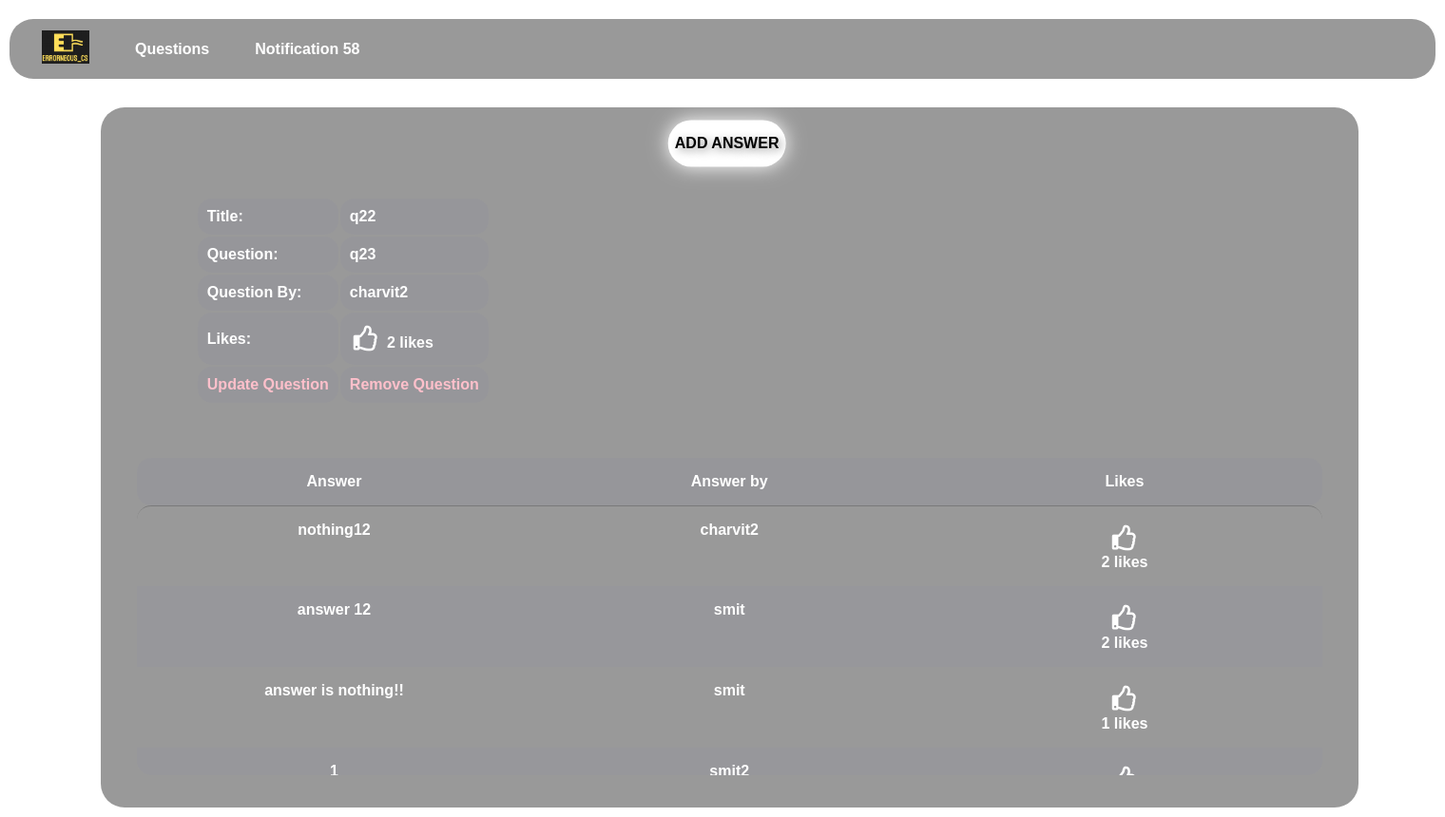
The app's page /question/2/ (signed in) with its own data.
### question/models.py (models this page shows, shortened)
class Question(models.Model):
    title = models.CharField(max_length=30)
    question = models.CharField(max_length=300)
    auth = models.ForeignKey(
        Account, on_delete=models.CASCADE, related_name='owner', blank=True)
    like = models.ManyToManyField(
        Account, related_name="question_like", default=0, blank=True)
    created = models.DateTimeField(auto_now_add=True)
    updated = models.DateTimeField(auto_now=True)

class Answer(models.Model):
    answer = models.CharField(max_length=300)
    question = models.ForeignKey(
        Question, on_delete=models.CASCADE, related_name="question_answer", blank=True)
    auth = models.ForeignKey(
        Account, on_delete=models.CASCADE, related_name="auth_answer", blank=True)
    like = models.ManyToManyField(
        Account, related_name="answer_like", default=None, blank=True)
    created = models.DateTimeField(auto_now_add=True)
    updated = models.DateTimeField(auto_now=True)

### account/models.py (models this page shows, shortened)
class Account(AbstractBaseUser):
    email = models.EmailField(verbose_name="email", max_length=60, unique=True)
    username = models.CharField(max_length=30, unique=True)
    date_joined = models.DateTimeField(
        verbose_name='date joined', auto_now_add=True)
    last_login = models.DateTimeField(verbose_name='last login', auto_now=True)
    is_admin = models.BooleanField(default=False)
    is_active = models.BooleanField(default=True)
    is_staff = models.BooleanField(default=False)
    is_superuser = models.BooleanField(default=False)
    profile_image = models.ImageField(max_length=255, upload_to=get_profile_image_filepath,
                                      null=True, blank=True, default=get_default_profile_image)
    hide_email = models.BooleanField(default=True)
    USERNAME_FIELD = 'email'
    REQUIRED_FIELDS = ['username']
    objects = MyAccountManager()
    def __str__(self):
        return self.username

### question/views.py (the view)
# urls.py: path('<question_id>/', question_view, name="question"),
def question_view(request, *args, **kwargs):
    context = {}
    user = request.user
    question_id = kwargs.get("question_id")
    if user.is_authenticated:
        try:
            question = Question.objects.get(id=question_id)
            answer = Answer.objects.filter(question=question)
            account = Account.objects.get(id=user.id)
            answer_owner = answer.filter(auth=account)
        except Question.DoesNotExist:
            return HttpResponse("That question doesn't exist.")
        if question:
            context['question'] = question
        if answer:
            context['answer'] = answer
        is_self = True
        is_friend = False
        if user.is_authenticated and question.auth != user:
            is_self = False
        elif not user.is_authenticated:
            is_self = False
        context['answer_owner'] = answer_owner
        context['is_self'] = is_self
        context['is_friend'] = is_friend
        context['BASE_URL'] = settings.BASE_URL
        context['each'] = True
    return render(request, 'question/eachquestion.html', context)

### notification/views.py (called while the page is built)
def CountNotification(request):
	count_notifications = 0;
	if request.user.is_authenticated:
		count_notifications = Notification.objects.filter(receiver=request.user, is_seen=False).count()
	return {'count_notifications': count_notifications}

### question/templates/question/eachquestion.html (shortened to what this page needs)
{% extends 'account/main.html' %}
{% load static %}
{% block content %}
<div class="each">
  <table>
    <tr>
      <th>
        <button class="button"><a href="{% url 'question:add_answer' question_id=question.id %}" style="text-decoration:none;color:black;"
        >Add Answer</a
        ></button>
      </th>
    </tr>
  </table>
  <br />
  <div class="table2">
    <table>
      <tr>
        <td>Title: </td>
        <td>{{question.title}}</td>
      </tr>
      <tr>
        <td>Question: </td>
        <td>{{question.question}}</td>
      <tr>
        <td>Question By: </td>
        <td>{{question.auth}}</td>
      </tr>
      <tr>
        <td>Likes: </td>
        <td>
          <form
                  action="{% url 'question:question_like' question_id=question.id %}"
                  method="POST"
          >
            {% if user not in question.like.all %}
            <button class="b1"><i class="far fa-thumbs-up fa-2x"></i></button>
            {% else %}
            <button class="b1"><i class="fas fa-thumbs-up fa-2x"></i></button>
            {% endif %}
            <strong>{{question.like.all.count}} likes</strong>
          </form>
        </td>
      </tr>
      {% if is_self %}
      <td>
        <a href="{% url 'question:edit_question' question_id=question.id %}">Update Question</a>
      </td>
      <td>
        <a href="{% url 'question:remove_question' question_id=question.id %}"
        >Remove Question</a>
      </td>
      {% endif %}
      </tr>
    </table>
  </div>
  <br />
  <table class="table-scroll small-first-col;table-view:fixed;">
    <thead>
    <tr>
      <th>Answer</th>
      <th>Answer by</th>
      <th>Likes</th>
    </tr>
    </thead>
    <tbody>
    {% for ans in answer %}
    <tr>
      <th>{{ans.answer}}</th>
      <th>{{ans.auth}}</th>
      <th>
        <form
                action="{% url 'question:like' question_id=question.id %}"
                method="POST"
        >
          {% if user not in ans.like.all %}
          <button class="b1"><i class="far fa-thumbs-up fa-2x"></i></button>
          {% else %}
          <button class="b1"><i class="fas fa-thumbs-up fa-2x"></i></button>
          {% endif %}
        </form>
        <strong>{{ans.like.all.count}} likes</strong>
      </th>
    </tr>
    {% endfor %}
    </tbody>
  </table>
</div>
{% endblock %}

### question/templates/question/eachquestion.html (style rules this page uses)
.each { border-radius: 25px; height: -webkit-fit-content; height: -moz-fit-content; height: fit-content; background-color: rgba(0, 0, 0, 0.4); -webkit-backdrop-filter: blur(10px); backdrop-filter: blur(10px); align-items: center; width: 35cm; height: 18cm; margin-top: 0.8cm; margin-left: 2.8cm; padding-bottom: 3.5em; margin-bottom:10px; }
.button { font-family: sans-serif; font-weight: bold; font-size: medium; border: none; padding: 1em; outline: none; color: black; text-transform: uppercase; font-style: 1.2em; position: relative; z-index: 1; cursor: pointer; background: none; text-shadow: 3px 3px 10px rgba(0, 0, 0, 0.45); margin:10px 585px; }
.button:before, .button:after { position: absolute; top: 50%; left: 50%; border-radius: 10em; transform: translateX(-50%) translateY(-50%); width: 88%; height: 98%; content: ""; z-index: -2; background-size: 400% 400%; background: white; }
.button:before { filter: blur(10px); transition: all 0.25s ease; -webkit-animation: pulse 10s infinite ease; animation: pulse 10s infinite ease; }
.button:after { filter: blur(0.3px); }
.table-scroll tbody { border-radius: 15px; display: block; position: relative; width: 100%; height: 5cm; padding-bottom: 2.5cm; overflow-y: scroll; border-top: 1px solid rgba(0, 0, 0, 0.2); }
.table-scroll tr { width: 100%; display: flex; }
.table-scroll td, .table-scroll th { flex-basis: 100%; flex-grow: 2; display: block; padding: 1rem; text-align: center; overflow: hidden; }
.table-scroll tbody tr:nth-child(2n) { background-color: rgba(130, 130, 170, 0.1); }
.table-scroll { display: block; width: 33cm; margin-left: 1cm; padding-top: 1cm; border-spacing: 0; height:50px; }
.table-scroll thead { border-radius: 15px; position: relative; display: block; width: 100%; overflow-y: hidden; background-color: rgba(130, 130, 170, 0.1); }
.table2 { font-size: 20; display: block; margin-left:100px; border-radius: 15px; }
.table2 tr { background-color: rgba(130, 130, 170, 0.1); }
.table th, td { border-radius: 15px; padding: 10px; }
a { color:pink; font-weight:bold; text-decoration:none; }
.b1 { border: none; background: none; cursor: pointer; margin: 0; padding: 4px; color: white; }

### records on screen
Question: title "q22", question "q23", auth "charvit2", like.all.count "2"
Answer: answer "nothing12", auth "charvit2", like.all.count "2"
Answer: answer "answer 12", auth "smit", like.all.count "2"
Answer: answer "answer is nothing!!", auth "smit", like.all.count "1"
Answer: answer "1", auth "smit2"

### other values on screen
{{ count_notifications }} "58"
